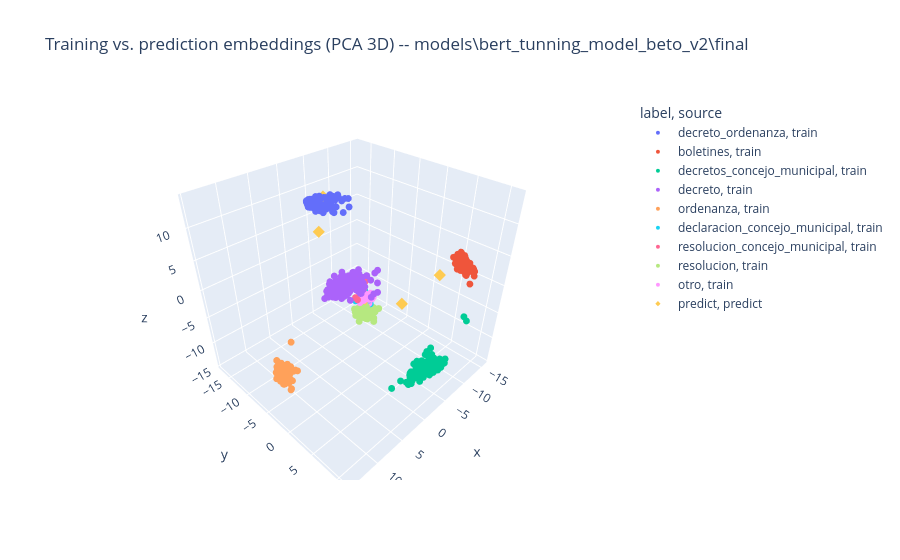

Write notebook code for a chart like this one.
### Code cell
fig = px.scatter_3d(
    combined_df,
    x="x",
    y="y",
    z="z",
    color="label",
    symbol="source",
    hover_data=["filename"],
    title=f"Training vs. prediction embeddings (PCA 3D) -- {MODEL_PATH}",
)
fig.update_traces(marker_size=4)
fig.show()

### Figure 1 — Plotly figure (JSON) as saved in the notebook; plotly's stock layout.template omitted (floating-point values rounded to 4 significant figures; data arrays with more than 128 entries replaced by an {"elided": "..."} marker saying what was removed)
{"data": [{"customdata": {"elided": "210x1 str values"}, "hovertemplate": "label=decreto_ordenanza<br>source=train<br>x=%{x}<br>y=%{y}<br>z=%{z}<br>filename=%{customdata[0]}<extra></extra>", "legendgroup": "decreto_ordenanza, train", "marker": {"color": "#636efa", "size": 4, "symbol": "circle"}, "mode": "markers", "name": "decreto_ordenanza, train", "scene": "scene", "showlegend": true, "type": "scatter3d", "x": {"elided": "210 float values"}, "y": {"elided": "210 float values"}, "z": {"elided": "210 float values"}}, {"customdata": {"elided": "210x1 str values"}, "hovertemplate": "label=boletines<br>source=train<br>x=%{x}<br>y=%{y}<br>z=%{z}<br>filename=%{customdata[0]}<extra></extra>", "legendgroup": "boletines, train", "marker": {"color": "#EF553B", "size": 4, "symbol": "circle"}, "mode": "markers", "name": "boletines, train", "scene": "scene", "showlegend": true, "type": "scatter3d", "x": {"elided": "210 float values"}, "y": {"elided": "210 float values"}, "z": {"elided": "210 float values"}}, {"customdata": {"elided": "210x1 str values"}, "hovertemplate": "label=decretos_concejo_municipal<br>source=train<br>x=%{x}<br>y=%{y}<br>z=%{z}<br>filename=%{customdata[0]}<extra></extra>", "legendgroup": "decretos_concejo_municipal, train", "marker": {"color": "#00cc96", "size": 4, "symbol": "circle"}, "mode": "markers", "name": "decretos_concejo_municipal, train", "scene": "scene", "showlegend": true, "type": "scatter3d", "x": {"elided": "210 float values"}, "y": {"elided": "210 float values"}, "z": {"elided": "210 float values"}}, {"customdata": {"elided": "210x1 str values"}, "hovertemplate": "label=decreto<br>source=train<br>x=%{x}<br>y=%{y}<br>z=%{z}<br>filename=%{customdata[0]}<extra></extra>", "legendgroup": "decreto, train", "marker": {"color": "#ab63fa", "size": 4, "symbol": "circle"}, "mode": "markers", "name": "decreto, train", "scene": "scene", "showlegend": true, "type": "scatter3d", "x": {"elided": "210 float values"}, "y": {"elided": "210 float values"}, "z": {"elided": "210 float values"}}, {"customdata": {"elided": "210x1 str values"}, "hovertemplate": "label=ordenanza<br>source=train<br>x=%{x}<br>y=%{y}<br>z=%{z}<br>filename=%{customdata[0]}<extra></extra>", "legendgroup": "ordenanza, train", "marker": {"color": "#FFA15A", "size": 4, "symbol": "circle"}, "mode": "markers", "name": "ordenanza, train", "scene": "scene", "showlegend": true, "type": "scatter3d", "x": {"elided": "210 float values"}, "y": {"elided": "210 float values"}, "z": {"elided": "210 float values"}}, {"customdata": [[""], [""], [""], [""], [""], [""], [""], [""], [""], [""], [""], [""], [""], [""], [""], [""], [""], [""], [""], [""], [""], [""], [""], [""], [""], [""]], "hovertemplate": "label=declaracion_concejo_municipal<br>source=train<br>x=%{x}<br>y=%{y}<br>z=%{z}<br>filename=%{customdata[0]}<extra></extra>", "legendgroup": "declaracion_concejo_municipal, train", "marker": {"color": "#19d3f3", "size": 4, "symbol": "circle"}, "mode": "markers", "name": "declaracion_concejo_municipal, train", "scene": "scene", "showlegend": true, "type": "scatter3d", "x": [-0.1558, -0.345, 0.1048, 0.2802, -0.9156, -0.3835, -0.8495, 0.06612, 0.2934, 0.5181, -0.118, -0.2638, -0.2617, -0.02157, 1.54, -0.1078, -0.1426, -0.3717, -0.4157, -0.001034, -0.2742, 0.05875, -0.3513, -0.2743, -0.3091, -0.8746], "y": [0.4836, 0.04173, -0.2385, -0.2867, 0.1049, -0.1069, -0.2008, -0.4653, 0.149, -0.4999, 0.2959, -0.02108, 0.2988, 0.1666, -0.4926, -0.06641, 0.2278, -0.4376, 0.1736, 0.2116, 0.6289, 0.06512, 0.01484, -0.5026, -0.1295, 0.6192], "z": [-0.0176, 0.3387, 0.598, 0.09445, 0.517, 0.1921, 0.2283, 0.8755, 0.373, 1.352, 0.1519, -0.02283, -0.1602, 0.004974, 0.2128, -0.2179, 0.1181, 0.7883, -0.02532, 0.5532, -0.6821, 0.002384, 0.5514, 1.151, 0.1467, 0.2262]}, {"customdata": [[""], [""], [""], [""], [""], [""], [""], [""], [""], [""], [""], [""], [""], [""], [""], [""], [""], [""], [""], [""], [""], [""], [""], [""], [""], [""], [""], [""], [""], [""], [""], [""], [""], [""], [""], [""], [""], [""], [""], [""], [""], [""], [""], [""], [""], [""], [""], [""], [""], [""], [""], [""], [""], [""], [""], [""], [""], [""], [""], [""], [""], [""], [""], [""], [""], [""], [""], [""], [""], [""], [""], [""], [""], [""], [""], [""], [""], [""], [""], [""], [""], [""], [""], [""], [""], [""], [""], [""], [""], [""], [""], [""], [""], [""], [""], [""], [""], [""], [""], [""], [""], [""], [""], [""], [""], [""], [""], [""], [""], [""], [""], [""], [""], [""], [""], [""], [""]], "hovertemplate": "label=resolucion_concejo_municipal<br>source=train<br>x=%{x}<br>y=%{y}<br>z=%{z}<br>filename=%{customdata[0]}<extra></extra>", "legendgroup": "resolucion_concejo_municipal, train", "marker": {"color": "#FF6692", "size": 4, "symbol": "circle"}, "mode": "markers", "name": "resolucion_concejo_municipal, train", "scene": "scene", "showlegend": true, "type": "scatter3d", "x": [1.322, 1.097, 0.689, 1.298, 1.147, 0.9719, 1.186, 1.01, 0.9126, 0.4818, 1.099, 0.7455, 0.5785, 1.083, 1.357, 1.06, 0.8593, 0.9837, 0.8418, 0.937, 1.307, 0.9218, 0.6345, 1.323, 1.534, 0.9349, 1.07, 0.9538, 1.017, 0.9714, 1.643, 1.32, 0.9396, 1.165, 1.303, 1.137, 2.627, 0.8994, 1.408, 1.335, 0.8314, 1.286, 1.264, 1.261, 1.197, 0.7999, 0.9729, 1.353, 0.9642, 0.7014, 1.505, 0.8809, 1.267, 0.8306, 0.6965, 1.016, 1.082, 0.7541, 1.097, 0.9411, 1.015, 1.33, 0.9278, 0.4877, 1.753, 0.9844, 1.112, 1.503, 1.668, 1.517, 1.498, 0.7313, 1.322, 0.9926, 1.104, 2.473, 0.6103, 2.001, 1.074, 1.169, 1.158, 0.7166, 0.9839, 1.033, 0.5154, 1.15, 1.396, 0.4919, 1.247, 1.059, 0.8234, 1.294, 1.117, 0.7324, 0.6425, 0.8343, 1.023, 1.039, 0.8126, 1.148, 0.9411, 0.8159, 0.9558, 1.006, 1.41, 0.7247, 1.102, 1.476, 0.9317, 1.208, 1.044, 0.9213, 1.658, 1.06, 1.474, 1.36, 1.301], "y": [-0.7835, -0.4534, -0.5452, -0.4043, -0.4896, -0.211, -0.4853, -0.3148, -0.4037, 0.284, -0.2138, -0.6278, -0.62, -0.7172, -0.01021, -0.3297, -0.3566, -0.369, 0.06151, -0.9209, -0.8764, -0.512, -0.364, -0.2932, -0.5228, -0.6382, -0.05624, -0.2522, -0.4548, -0.8432, -0.4531, -0.3587, -0.7402, -0.3407, -0.6846, -0.3903, 0.9783, -0.7154, -0.01151, -0.3293, -0.184, -0.7175, 0.5025, -0.6915, -0.541, -0.5135, -0.5455, -0.5193, -0.5506, -0.6764, -0.3071, -0.6779, -0.4076, -0.06739, -0.379, -0.5445, -0.5441, -0.6119, -0.3582, -0.7398, -0.4778, -0.4581, 0.5494, -0.0652, -0.541, 0.017, -0.5569, -0.7986, -0.4336, -0.5916, 0.01872, -0.7343, -0.4362, -0.505, -0.401, 0.4314, -0.7014, -0.4226, -0.5463, -0.4856, -0.3479, 0.02928, -0.678, -0.8099, -0.564, -0.3975, -0.03587, -0.2381, -0.3781, 0.03709, -0.2085, -0.6463, -0.469, -0.7749, -0.2508, -0.2508, -0.4102, -0.6134, 0.2662, -0.4545, -0.407, -0.3584, -0.5826, -0.5652, -0.5628, -0.1053, -0.6128, -0.3907, -0.7258, -0.1665, -0.5959, -0.4962, -0.5091, -0.8843, -0.2107, -0.6389, -0.232], "z": [2.58, 3.042, 2.776, 3.427, 2.718, 3.161, 2.654, 2.974, 3.056, 3.332, 3.325, 2.717, 2.685, 2.484, 3.321, 2.711, 3.121, 2.871, 3.425, 2.805, 2.17, 2.537, 3.738, 2.044, 2.152, 2.784, 2.889, 2.827, 2.717, 2.436, 2.861, 2.998, 2.518, 3.04, 2.611, 2.714, 1.714, 2.526, 3.44, 2.663, 3.01, 2.533, 2.718, 2.291, 2.312, 2.396, 2.675, 2.898, 2.686, 2.754, 3.309, 2.529, 2.79, 2.992, 2.306, 3.052, 2.257, 2.557, 3.215, 2.449, 2.624, 3.064, 2.574, 2.858, 2.408, 3.62, 2.8, 2.378, 2.57, 2.44, 2.601, 2.572, 2.364, 2.666, 2.646, 1.723, 2.553, 2.79, 2.794, 2.618, 3.421, 3.795, 2.491, 2.028, 2.912, 2.978, 3.172, 2.83, 2.82, 3.702, 2.44, 2.731, 2.804, 2.792, 3.323, 2.965, 2.838, 2.426, 2.163, 2.673, 3.011, 3.996, 2.63, 2.621, 2.81, 2.951, 2.25, 2.742, 2.72, 3.048, 2.662, 2.967, 2.791, 2.835, 3.309, 3.013, 3.392]}, {"customdata": [[""], [""], [""], [""], [""], [""], [""], [""], [""], [""], [""], [""], [""], [""], [""], [""], [""], [""], [""], [""], [""], [""], [""], [""], [""], [""], [""], [""], [""], [""], [""], [""], [""], [""], [""], [""], [""], [""], [""], [""], [""], [""], [""], [""], [""], [""], [""], [""], [""], [""], [""], [""], [""], [""], [""], [""], [""], [""], [""], [""], [""], [""], [""], [""], [""], [""], [""], [""], [""], [""], [""], [""], [""], [""], [""], [""], [""], [""], [""], [""], [""], [""], [""], [""], [""], [""], [""], [""], [""], [""], [""], [""], [""], [""], [""], [""], [""], [""], [""], [""], [""], [""], [""], [""], [""], [""], [""], [""], [""], [""], [""], [""], [""], [""], [""], [""], [""], [""], [""]], "hovertemplate": "label=resolucion<br>source=train<br>x=%{x}<br>y=%{y}<br>z=%{z}<br>filename=%{customdata[0]}<extra></extra>", "legendgroup": "resolucion, train", "marker": {"color": "#B6E880", "size": 4, "symbol": "circle"}, "mode": "markers", "name": "resolucion, train", "scene": "scene", "showlegend": true, "type": "scatter3d", "x": [-0.5858, -0.2536, -0.9378, 0.6699, -0.7351, -0.458, -0.2046, -0.9536, -0.01844, -0.6867, -0.4634, 0.735, -1.519, -2.358, -0.4727, -0.548, -0.9877, 0.1795, -1.029, -1.124, -0.6443, -1.264, -0.7152, -0.7024, -0.2252, 0.8662, -0.5795, -0.06661, -0.5673, -0.5319, 0.282, 0.143, 0.9956, -0.7141, 1.564, 0.2024, 0.481, -0.2437, -0.09029, -1.761, -0.3625, -0.6482, 0.574, -0.6433, -0.8165, -1.074, 0.09596, -0.5537, -0.7316, 0.7724, -0.06224, 1.165, -0.7598, -0.7542, -0.3567, -0.8793, -0.8598, 0.03914, 1.169, -0.6988, -1.059, 2.988, 0.9591, -0.9011, -1.362, -0.6225, -0.2854, 0.6459, -0.5021, -0.696, -1.358, -0.9152, -2.474, 0.5222, 0.4813, 0.98, -0.8564, -0.5771, -0.1735, 0.1668, 1.848, -0.714, -0.5514, -0.4934, 0.4774, 0.2381, -1.055, 1.053, -0.5967, -0.7516, 0.6332, 0.1358, 0.8027, 0.422, 0.985, -0.6439, -0.6382, -0.06693, -0.2611, -0.2937, 0.1554, -0.1235, -1.247, -0.8701, 0.5229, 0.9861, -0.7789, -0.9244, 0.202, 1.117, -1.86, -0.1946, -0.8288, -0.7585, 0.7201, 0.01374, -0.0961, 0.1834, -1.497], "y": [-0.3285, 0.3732, 0.05105, -0.6636, -0.4221, -0.04963, -0.3151, 0.2597, -0.3105, 0.04661, -0.3552, 0.3418, 0.2839, 0.2843, -0.7135, -0.2312, -0.4218, -0.3681, 0.09326, -0.4548, -0.5303, 0.515, -0.325, -0.5071, -0.1036, 0.3417, -0.05167, 0.08921, -0.5654, 0.4149, -0.1259, 0.5251, -0.01481, -0.6046, -0.6547, 0.8591, 0.002414, -0.7068, -0.137, -0.4173, -0.1809, -0.8213, 0.7802, -0.381, -0.9092, 0.4132, -1.14, -0.2882, -0.548, 0.342, -0.3846, -0.06987, -0.3447, -0.05372, 0.009769, -0.5721, -0.6042, 0.5065, 0.3336, 0.4541, -0.6994, 0.9107, 0.09441, -0.4966, -0.7166, -0.1851, 0.2673, 0.6483, -0.1082, -0.2217, -0.3534, -0.4482, 0.3361, -0.04545, -0.8868, 0.4786, -0.6473, -0.6468, -0.09782, -0.274, -0.1179, 0.112, 0.09685, -0.6328, 0.3151, 1.224, 0.05357, -0.1748, -0.1249, -0.4944, 0.7472, -0.2266, -0.6902, 0.2717, 0.0263, 0.2527, -0.5334, 0.6185, 0.01941, 0.09834, -0.0252, -0.5902, 0.7049, -0.671, -0.1035, 0.1215, -0.6524, -0.5323, 0.177, -0.4865, -0.06706, 0.3728, -0.6993, -0.07046, 0.1896, 0.7678, 0.2901, 0.3598, 0.1371], "z": [-2.416, -1.571, -2.212, -1.854, -2.531, -3.029, -1.936, -1.928, -1.86, -2.2, -3.009, -2.163, -4.16, -2.874, -2.762, -2.436, -2.76, -2.802, -2.716, -2.727, -2.822, -4.491, -2.812, -2.964, -1.854, -1.79, -1.989, -0.4451, -2.749, -3.316, -2.318, -1.11, -1.512, -3.076, -1.295, -2.477, -2.119, -2.591, -2.189, -3.05, -2.888, -2.671, -2.391, -2.301, -3.822, -2.595, -4.652, -2.106, -3.356, -2.562, -1.672, -2.147, -2.512, -3.228, -2.868, -2.508, -3.131, -3.1, -2.379, -2.929, -2.703, -0.2355, -2.797, -2.615, -3.369, -2.516, -1.583, -2.632, -3.442, -2.439, -3.029, -2.48, -2.863, -1.845, -1.956, -2.198, -2.666, -2.735, -3.096, -2.442, -1.989, -2.609, -2.945, -2.605, -2.325, -1.46, -2.8, -2.785, -4.006, -2.64, -0.6033, -2.781, -1.978, -1.323, -2.296, -3.435, -2.532, -2.024, -1.988, -2.797, -3.341, -2.732, -2.629, -2.601, -2.161, -1.58, -3.027, -3.291, -2.868, -1.354, -3.164, -1.635, -2.689, -2.522, -2.035, -1.525, -1.465, -3.262, -2.242]}, {"customdata": [[""], [""], [""], [""], [""], [""], [""], [""], [""], [""], [""], [""], [""], [""], [""], [""], [""], [""], [""], [""], [""], [""], [""], [""], [""], [""], [""], [""], [""], [""], [""], [""]], "hovertemplate": "label=otro<br>source=train<br>x=%{x}<br>y=%{y}<br>z=%{z}<br>filename=%{customdata[0]}<extra></extra>", "legendgroup": "otro, train", "marker": {"color": "#FF97FF", "size": 4, "symbol": "circle"}, "mode": "markers", "name": "otro, train", "scene": "scene", "showlegend": true, "type": "scatter3d", "x": [-0.09834, -0.09834, 0.2945, 0.09695, 0.5985, 1.065, 0.7391, 0.8546, 0.1306, -0.3601, 0.2695, 0.37, 0.2118, 0.7597, 0.9553, 0.004173, 0.3044, 0.3221, -0.2837, -0.1559, 0.6958, 0.1313, 0.5189, -0.2964, 0.1614, -0.03406, 0.8128, 0.7296, 0.8902, 0.5463, 0.2623, 0.344], "y": [0.666, 0.666, -0.4348, 0.06746, -0.03631, 0.4805, 0.2294, -0.3013, 0.2786, 1.083, 0.2082, 1.03, 0.3891, 0.3715, 0.1768, 1.211, 0.274, 0.2901, 0.5972, -0.1633, 0.001325, 0.1188, 0.4493, 0.7451, 0.2741, 0.6298, 0.2229, 0.1413, -0.01447, 1.999e-05, 0.2952, 0.7781], "z": [0.776, 0.776, 0.2041, 0.1438, 0.8504, 0.743, 0.4003, -0.3713, 0.4869, 0.6877, 0.361, 0.6358, 0.4172, 0.3228, 0.3335, 0.6508, 0.3607, 0.3436, 1.146, 0.2368, 0.3197, 0.1567, 1.315, 1.039, 0.1868, -0.4643, 0.5829, 0.3894, 0.4717, 0.002243, 0.3247, 1.016]}, {"customdata": [["document_predict_1.pdf"], ["document_predict_2.pdf"], ["document_predict_3.pdf"], ["document_predict_4.pdf"], ["document_predict_5.pdf"], ["document_predict_6.pdf"]], "hovertemplate": "label=predict<br>source=predict<br>x=%{x}<br>y=%{y}<br>z=%{z}<br>filename=%{customdata[0]}<extra></extra>", "legendgroup": "predict, predict", "marker": {"color": "#FECB52", "size": 4, "symbol": "diamond"}, "mode": "markers", "name": "predict, predict", "scene": "scene", "showlegend": true, "type": "scatter3d", "x": [-1.097, -2.754, 6.201, 0.363, -8.195, -6.3], "y": [-0.8141, -12.74, 11.15, 0.2574, 6.286, -15.52], "z": [-3.079, 4.716, 8.373, 0.2867, 3.102, 8.558]}], "layout": {"legend": {"title": {"text": "label, source"}, "tracegroupgap": 0}, "scene": {"domain": {"x": [0, 1], "y": [0, 1]}, "xaxis": {"title": {"text": "x"}}, "yaxis": {"title": {"text": "y"}}, "zaxis": {"title": {"text": "z"}}}, "title": {"text": "Training vs. prediction embeddings (PCA 3D) -- models\\bert_tunning_model_beto_v2\\final"}}}
